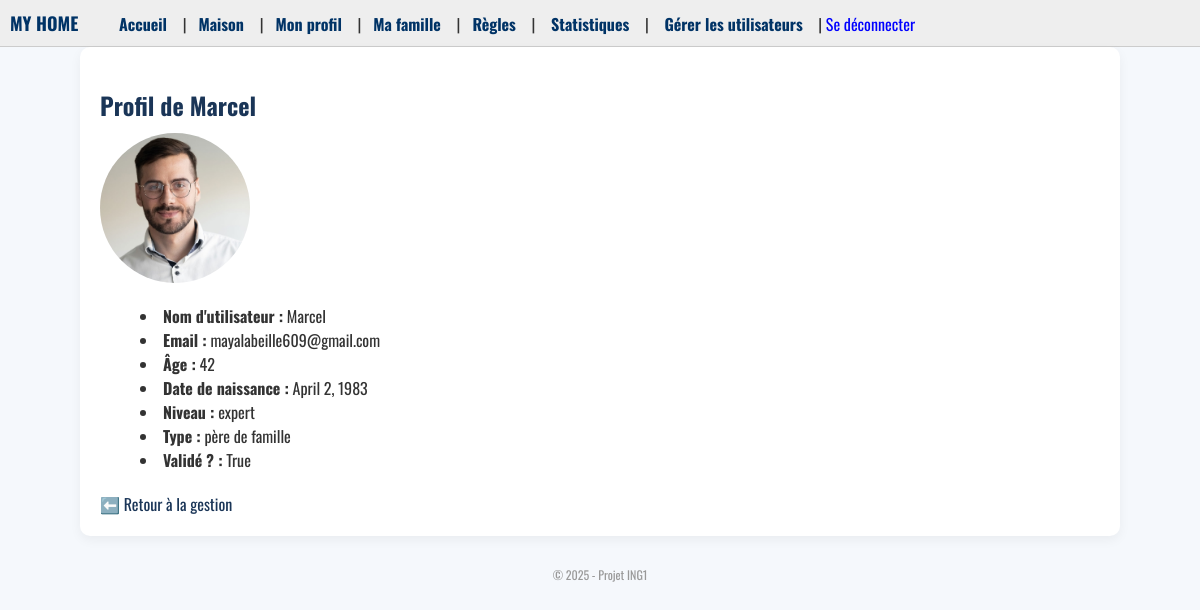
Page /utilisateur/3/ (signed in) on the committed database.
### users/models.py (models this page shows, shortened)
class User(AbstractUser):
    age = models.IntegerField(null=True, blank=True)
    birth_date = models.DateField(null=True, blank=True)
    type_membre = models.CharField(max_length=50, null=True, blank=True)
    niveau = models.CharField(max_length=15, default="débutant")
    points = models.FloatField(default=0.0)
    photo = models.ImageField(upload_to='photos_profil/', null=True, blank=True)  #
    est_valide = models.BooleanField(default=False)

### users/views.py (the view)
# urls.py: path('utilisateur/<int:user_id>/', fiche_utilisateur_view, name='fiche_utilisateur'),
@login_required
def fiche_utilisateur_view(request, user_id):
    if request.user.niveau != 'expert':
        return HttpResponseForbidden("Accès réservé aux experts.")
    utilisateur = get_object_or_404(User, id=user_id)
    return render(request, 'fiche_utilisateur.html', {'utilisateur': utilisateur})

### templates/fiche_utilisateur.html (shortened to what this page needs)
{% extends 'base.html' %}
{% block content %}
<h2>Profil de {{ utilisateur.username }}</h2>
{% if utilisateur.photo %}
  <img src="{{ utilisateur.photo.url }}" alt="Photo de profil" style="width: 150px; height: 150px; object-fit: cover; border-radius: 50%;">
{% else %}
  <p><em>Aucune photo de profil</em></p>
{% endif %}
<ul>
  <li><strong>Nom d'utilisateur :</strong> {{ utilisateur.username }}</li>
  <li><strong>Email :</strong> {{ utilisateur.email }}</li>
  <li><strong>Âge :</strong> {{ utilisateur.age }}</li>
  <li><strong>Date de naissance :</strong> {{ utilisateur.birth_date }}</li>
  <li><strong>Niveau :</strong> {{ utilisateur.niveau }}</li>
  <li><strong>Type :</strong> {{ utilisateur.type_membre }}</li>
  <li><strong>Validé ? :</strong> {{ utilisateur.est_valide }}</li>
</ul>
<a href="{% url 'liste_utilisateurs' %}">⬅️ Retour à la gestion</a>
{% endblock %}

### static/style.css (style rules this page uses)
body { font-family: 'Oswald', sans-serif; background-color: #F5F8FC; color: #333; margin: 0; padding: 0; }
h1, h2, h3 { color: #1A3557; margin-bottom: 10px; }
a { color: #1A3557; text-decoration: none; }
ul { list-style: disc inside; margin-bottom: 20px; }

### rows in the picture
User: username "Marcel", photo (picture), email "mayalabeille609@gmail.com", age "42", birth_date "April 2, 1983", niveau "expert", type_membre "père de famille", est_valide "True"
